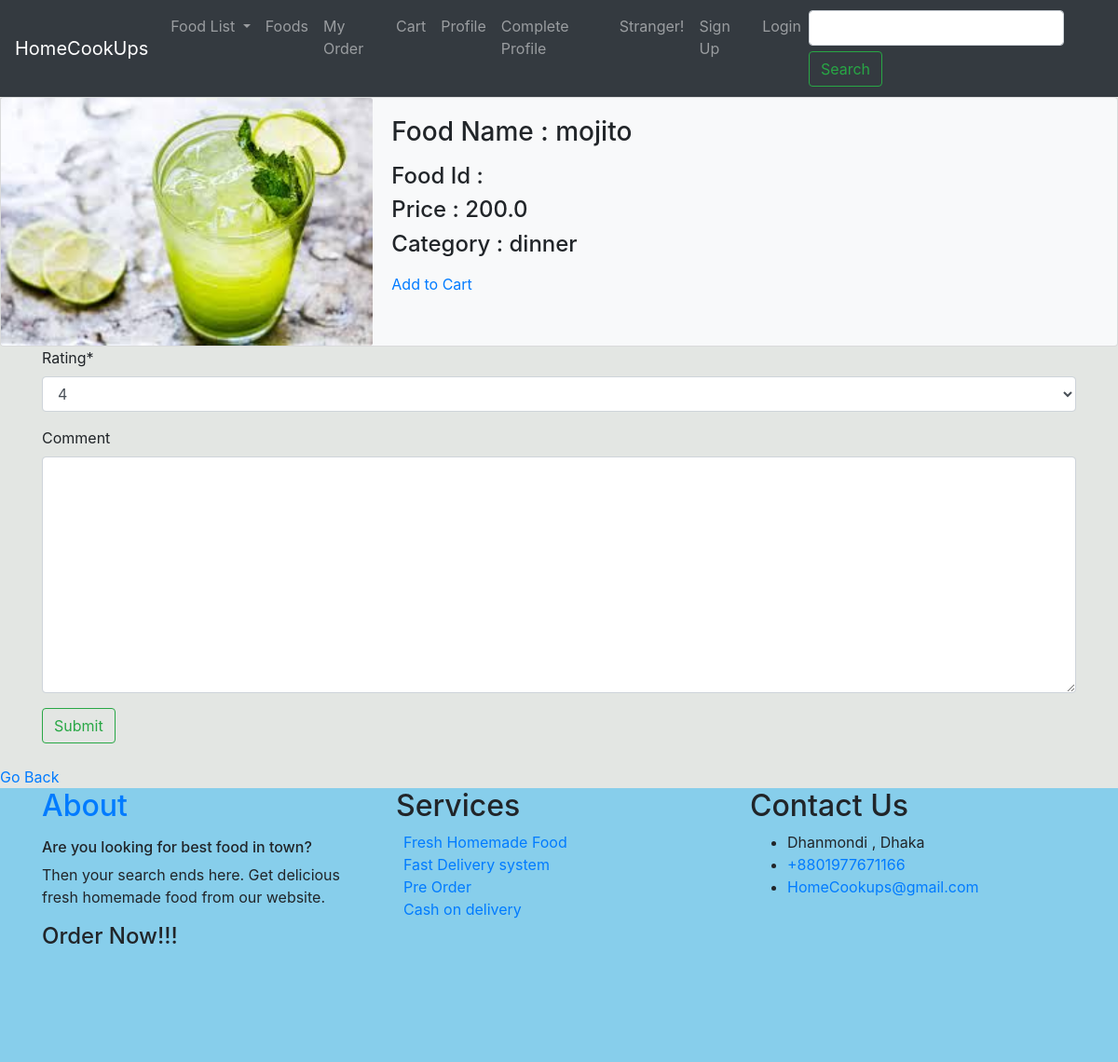
/Food/6, run on an earlier commit of the app's database.
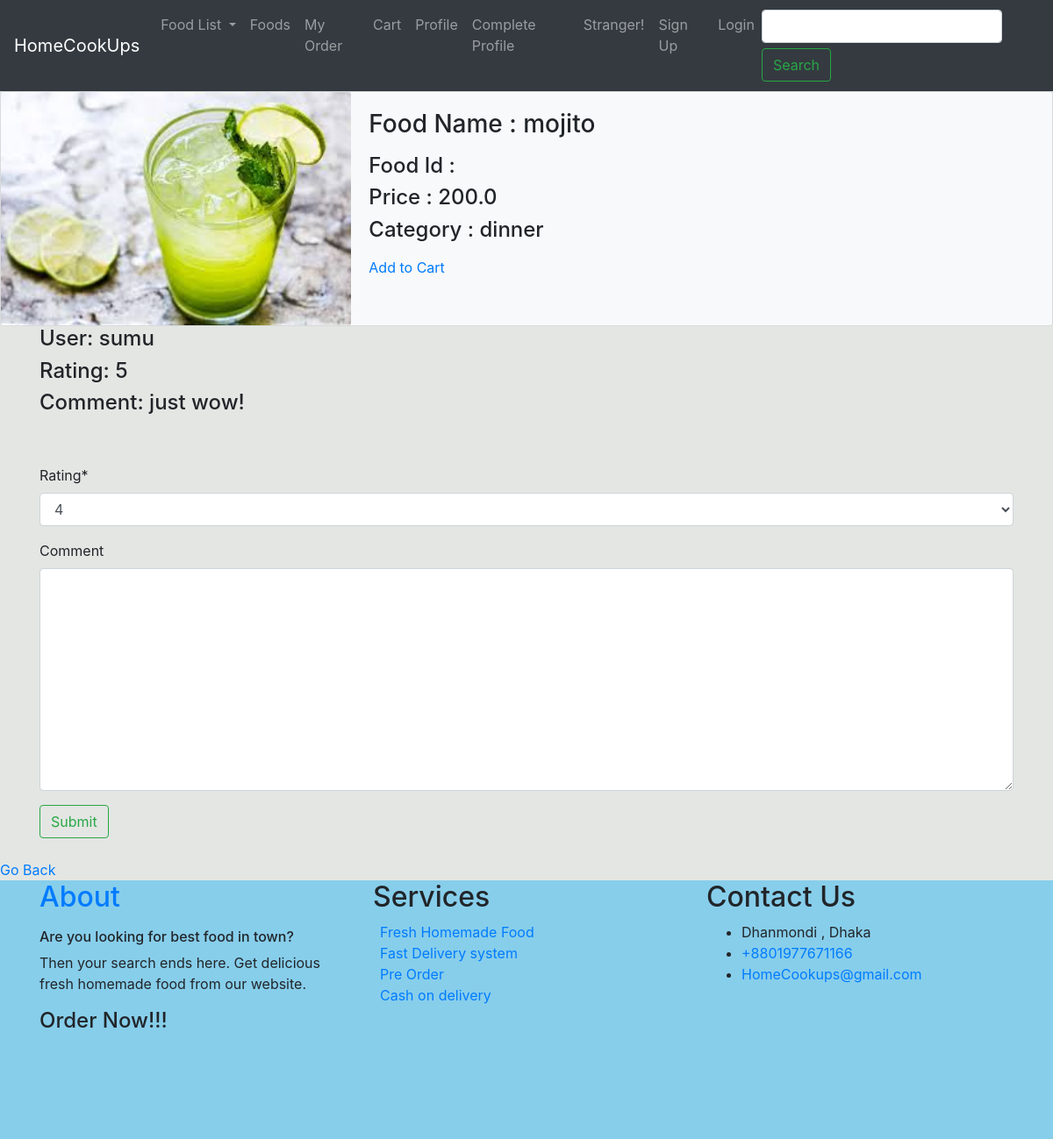
And on a later commit of the database.
### FoodManagement/models.py (models this page shows, shortened)
class Review(models.Model):
    RATING_OPTIONS = (
        ('1', '1'),
        ('2', '2'),
        ('3', '3'),
        ('4', '4'),
        ('5', '5')
    )
    rating = models.CharField(max_length=10, choices = RATING_OPTIONS, default='4')
    comment = models.TextField(blank=True, null=True)
    user = models.ForeignKey(User, on_delete=models.CASCADE, null=True, blank=True)

### FoodManagement/views.py (the view, shortened to what this page needs)
# urls.py: path('Food/<int:Food_id>', food_views.showDetails, name='Food_Details'),
def showDetails(request, Food_id):
    searched_food = get_object_or_404(Food, id=Food_id)
    form = ReviewForm()
    context = {
        'search': searched_food,
        'form': form
    }
    return render(request, 'FoodManagement/detail_product_view.html', context)

### FoodManagement/forms.py
class ReviewForm(forms.ModelForm):
    class Meta:
        model = Review
        fields = ('rating', 'comment')

### templates/FoodManagement/detail_product_view.html (shortened to what this page needs)
{% extends 'customer_base.html' %}
{% load crispy_forms_tags %}
{% block content  %}
        <div class="card bg-light mb-2`" >
          <div class="row no-gutters">
            <div class="col-md-4">
              <img src="{{ search.Food_Image.url }}" class="card-img"  alt="...">
            </div>
            <div class="col-md-8">
              <div class="card-body">
                <h3 class="card-title">Food Name : {{ search.Food_Name }}</h3>
                <p class="card-text">
                    <h4> Food Id : {{ search.Food_id }}</h4>
                  <h4> Price : {{ search.Food_Price}}</h4>
                  <h4>Category : {{ search.Food_Category }} </h4>
                </p>
                  <a href="{% url 'update-cart' search.id  %}" >Add to Cart</a>
              </div>
            </div>
          </div>
        </div>
    <div class="container">
        {% for review in search.reviews.all %}
            <h4>User: {{ review.user.username }}</h4>
            <h4>Rating: {{ review.rating }}</h4>
            <h4>Comment: {{ review.comment }}</h4><br><br>
        {% endfor %}
    </div>
    <div class="container">
        <form method="POST">
            {{ form | crispy }}
          <button type="submit" class="btn btn-outline-success">Submit</button>
        </form>
    </div>
{% endblock content %}

What changed in the data, as far as the page shows it:
added Review: user.username "sumu", rating "5", comment "just wow!"
